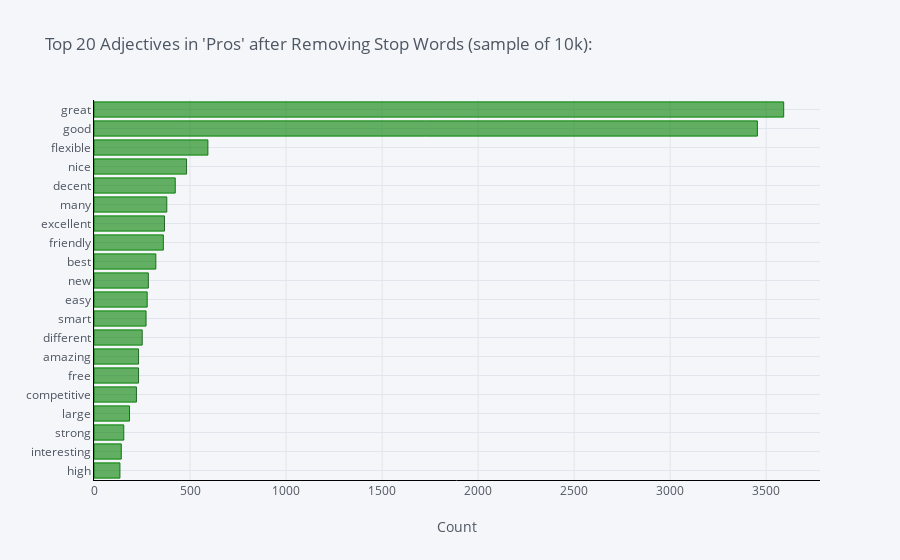

Write notebook code for a chart like this one.
### Code cell
top_adjectives_pros = df5.groupby('cons').sum()['count'].sort_values(ascending=True)
top_adjectives_pros.iplot(
    kind='bar', xTitle='Count', linecolor='black',orientation = 'h', color='green', title="Top 20 Adjectives in 'Pros' after Removing Stop Words (sample of 10k):")

### Figure 1 — Plotly figure (JSON) as saved in the notebook; plotly's stock layout.template omitted (floating-point values rounded to 4 significant figures)
{"data": [{"marker": {"color": "rgba(0, 128, 0, 0.6)", "line": {"color": "rgba(0, 128, 0, 1.0)", "width": 1}}, "name": "count", "orientation": "h", "text": "", "type": "bar", "x": [135, 142, 155, 185, 221, 232, 232, 251, 271, 277, 283, 322, 361, 367, 379, 423, 482, 593, 3454, 3591], "y": ["high", "interesting", "strong", "large", "competitive", "free", "amazing", "different", "smart", "easy", "new", "best", "friendly", "excellent", "many", "decent", "nice", "flexible", "good", "great"]}], "layout": {"legend": {"bgcolor": "#F5F6F9", "font": {"color": "#4D5663"}}, "paper_bgcolor": "#F5F6F9", "plot_bgcolor": "#F5F6F9", "title": {"font": {"color": "#4D5663"}, "text": "Top 20 Adjectives in 'Pros' after Removing Stop Words (sample of 10k):"}, "xaxis": {"gridcolor": "#E1E5ED", "linecolor": "black", "showgrid": true, "tickfont": {"color": "#4D5663"}, "title": {"font": {"color": "#4D5663"}, "text": "Count"}, "zerolinecolor": "#E1E5ED"}, "yaxis": {"gridcolor": "#E1E5ED", "linecolor": "black", "showgrid": true, "tickfont": {"color": "#4D5663"}, "title": {"font": {"color": "#4D5663"}, "text": ""}, "zerolinecolor": "#E1E5ED"}}}
